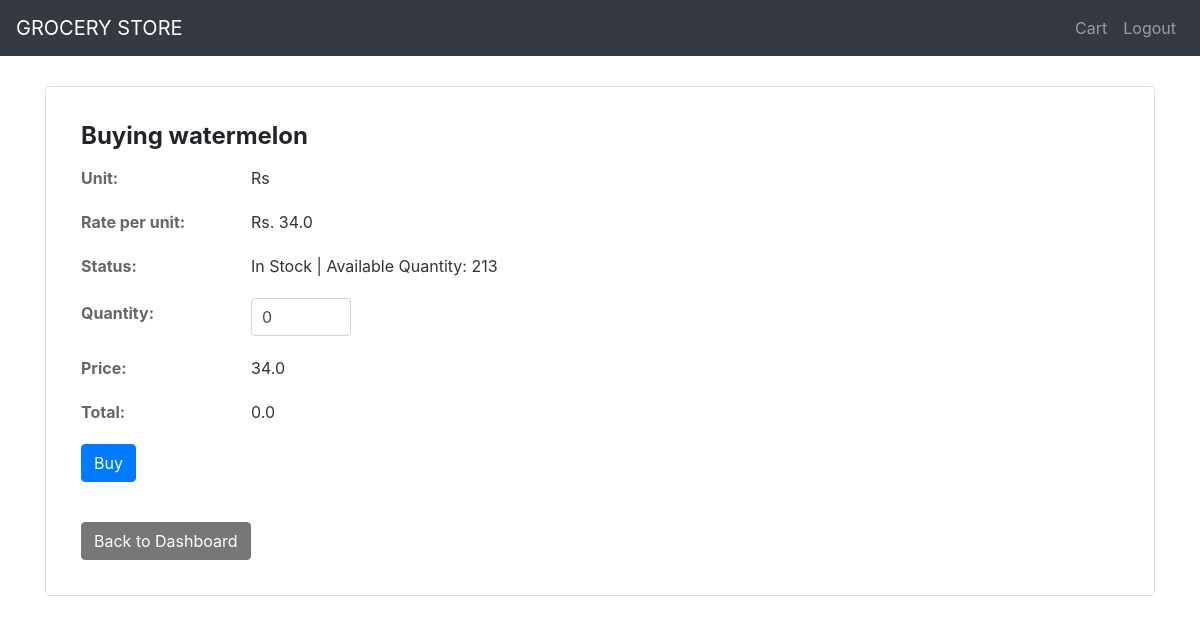
/user/dashboard/buy_product/1 (signed in), run on the app's committed database.
### app.py (models this page shows)
class Product(db.Model):
    __tablename__ = 'products'
    id = db.Column(db.Integer, primary_key=True)
    name = db.Column(db.String(100), nullable=False)
    unit = db.Column(db.String(20), nullable=False)
    rate_per_unit = db.Column(db.Float, nullable=False)
    quantity = db.Column(db.Integer, nullable=False)
    section_id = db.Column(db.Integer, db.ForeignKey('sections.id'), nullable=False)
    section = db.relationship('Section', backref=db.backref('products', lazy=True))

### app.py (the view)
@app.route('/user/dashboard/buy_product/<int:product_id>', methods=['GET', 'POST'])
@login_required
def buy_product(product_id):
    product = Product.query.get_or_404(product_id)
    return render_template('user/buy_product.html', product=product)

### app.py (called while the page is built)
@login_manager.user_loader
def load_user(user_id):
    global user_type
    user_type = session.get('user_type')
    if user_type == 'admin':
        return Admin.query.get(int(user_id))
    else:
        return User.query.get(int(user_id))

### templates/user/buy_product.html (shortened to what this page needs)
<!DOCTYPE html>
<html>
<head>
    <link rel="stylesheet" href="https://maxcdn.bootstrapcdn.com/bootstrap/4.5.2/css/bootstrap.min.css">
</head>
<body>
    <nav class="navbar navbar-expand-lg navbar-dark bg-dark">
        <a class="navbar-brand" href="{{ url_for('user_dashboard') }}">GROCERY STORE</a>
        <div class="collapse navbar-collapse justify-content-end">
            <ul class="navbar-nav">
                <li class="nav-item">
                    <a class="nav-link" href="{{ url_for('cart') }}">Cart</a>
                </li>
                <li class="nav-item">
                    <a class="nav-link" href="{{ url_for('logout') }}">Logout</a>
                </li>
            </ul>
        </div>
    </nav>
    <div class="container">
        <div class="card">
            <div class="card-body">
                <h1 class="card-title">Buying {{ product.name }}</h1>
                <div class="form-group">
                    <div class="form-label">Unit:</div>
                    <div class="card-text">{{ product.unit }}</div>
                </div>
                <div class="form-group">
                    <div class="form-label">Rate per unit:</div>
                    <div class="card-text">Rs. {{ product.rate_per_unit }}</div>
                </div>
                <div class="form-group">
                  <div class="form-label">Status:</div>
                  <div class="card-text">In Stock | Available Quantity: {{ product.quantity }}</div>
              </div>
                <form method="post" action="{{ url_for('add_to_cart', product_id=product.id) }}">
                    <div class="form-group">
                        <label class="form-label" for="quantity_{{ product.id }}">Quantity:</label>
                        <input class="form-control quantity-input" type="number" name="quantity" id="quantity_{{ product.id }}" data-product="{{ product.rate_per_unit }}" min="0" max="{{ product.quantity }}" value="0" onchange="updateTotal('{{ product.id }}')" oninput="updateTotal('{{ product.id }}')">
                    </div>
                    <div class="form-group">
                        <div class="form-label">Price:</div>
                        <div class="card-text">{{ product.rate_per_unit }}</div>
                    </div>
                    <div class="form-group">
                        <div class="form-label">Total:</div>
                        <div class="card-text"><span id="total_{{ product.id }}">0.0</span></div>
                    </div>
                    <button type="submit" class="btn btn-primary">Buy</button>
                </form>
                <br>
                <a href="{{ url_for('user_dashboard') }}" class="btn btn-secondary mt-3">Back to Dashboard</a>
            </div>
        </div>
    </div>
</body>
</html>

### templates/user/buy_product.html (style rules this page uses)
.container { margin-top: 30px; }
.card { border: 1px solid #ddd; border-radius: 5px; padding: 15px; }
.card-title { font-size: 24px; font-weight: bold; margin-bottom: 15px; }
.card-text { font-size: 16px; color: #333; margin-bottom: 10px; }
.form-group { margin-bottom: 20px; display: flex; align-items: center; }
.form-label { font-size: 16px; font-weight: bold; min-width: 150px; margin-right: 20px; color: #666; }
.form-control { font-size: 16px; padding: 10px; }
.btn-primary { margin-right: 10px; }
.btn-secondary { background-color: #777; border-color: #777; }
.quantity-input { width: 100px; }

### data on the page
Product: name "watermelon", unit "Rs", rate_per_unit "34.0", quantity "213"
